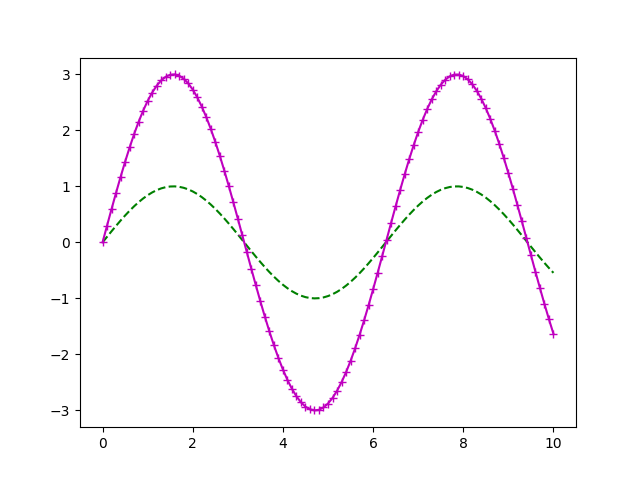

The script that drew this image:
import matplotlib.pyplot as plt
from math import sin

# liste med x-verdier
xs = [n / 10 for n in range(101)]
# 2 ulike lister med y-verdier
ys_1 = [sin(x) for x in xs]
ys_2 = [3 * sin(x) for x in xs]

plt.plot(xs, ys_1, "--g")
plt.plot(xs, ys_2, "+-m")

# savefig lagrer filene
plt.savefig("test.png")
plt.savefig("test.pdf")

# interaktivt vindu
plt.show() # Hva skjer om vi ikke har med den raden: plt.show()?
